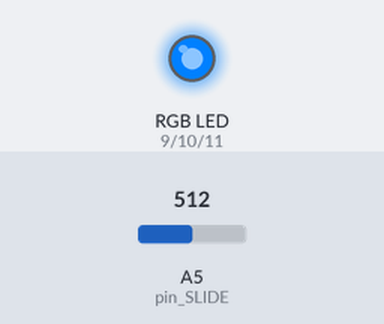
Bench run of a sketch on a simulated Arduino Uno, built with avr-gcc and run on an emulated ATmega328P. On the bench: an RGB LED mixed from three pins (HIGH = lit). Inputs (shaded band) come from the test bench; at power-on: A5 (pin_SLIDE) = 512. What the sketch prints to the serial monitor is not drawn.

Above: at 1.2 s.
1.3 s: A5 (pin_SLIDE) set to 0
At 2.1 s:
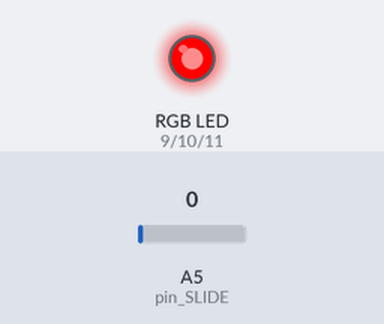
2.8 s: A5 (pin_SLIDE) set to 70
At 3.3 s:
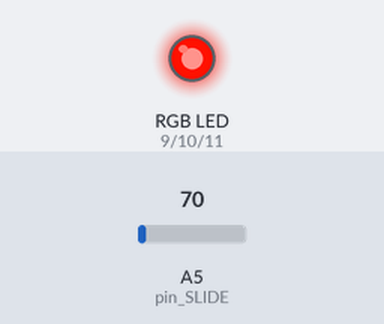
4.3 s: A5 (pin_SLIDE) set to 306
At 5.5 s:
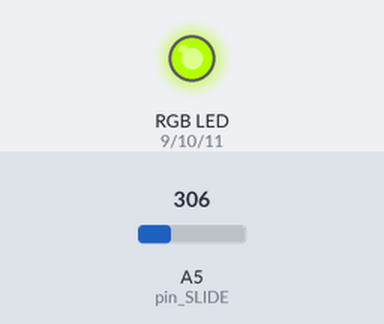
5.8 s: A5 (pin_SLIDE) set to 230
At 6.8 s:
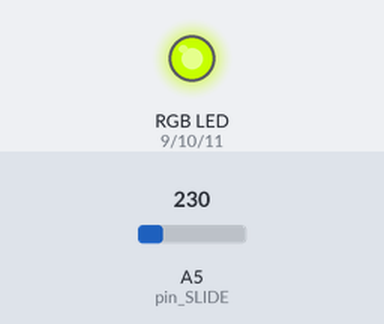
7.3 s: A5 (pin_SLIDE) set to 370
At 7.9 s:
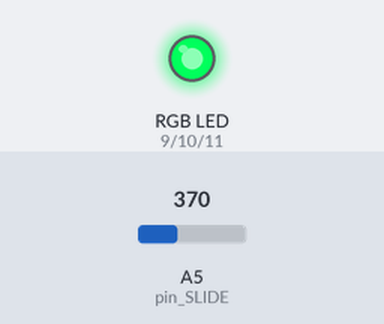
8.8 s: A5 (pin_SLIDE) set to 170
At 10.2 s:
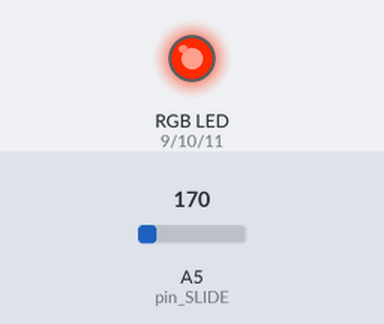
Timing chart, 0 to 11.3 s (numbered marks = the images above; inputs shaded):
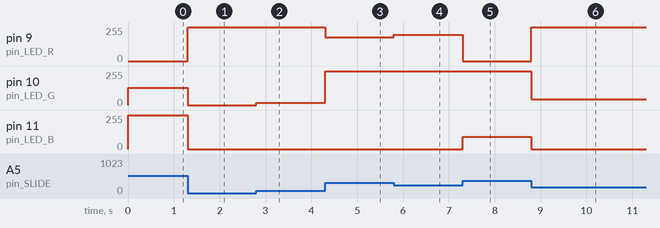

Measured:
- after the input at 1.3 s, pin 9 (pin_LED_R): 0/255 → 255/255 at once; pin 10 (pin_LED_G): 128/255 → 0/255 at once; pin 11 (pin_LED_B): 255/255 → 0/255 at once
- after the input at 2.8 s, pin 10 (pin_LED_G): 0/255 → 17/255 at once
- after the input at 4.3 s, pin 9 (pin_LED_R): 255/255 → 179/255 at once; pin 10 (pin_LED_G): 17/255 → 255/255 at once
- after the input at 5.8 s, pin 9 (pin_LED_R): 179/255 → 198/255 at once
- after the input at 7.3 s, pin 9 (pin_LED_R): 198/255 → 0/255 at once; pin 11 (pin_LED_B): 0/255 → 92/255 at once
- after the input at 8.8 s, pin 9 (pin_LED_R): 0/255 → 255/255 at once; pin 10 (pin_LED_G): 255/255 → 42/255 at once; pin 11 (pin_LED_B): 92/255 → 0/255 at once

The sketch:

9week-Misson3.ino
```cpp
int pin_SLIDE = A5;
int pin_LED_R = 9;
int pin_LED_G = 10;
int pin_LED_B = 11;
void setup() {
  // put your setup code here, to run once:
  Serial.begin(115200);
  pinMode(pin_SLIDE, INPUT);
  pinMode(pin_LED_R, OUTPUT);
  pinMode(pin_LED_G, OUTPUT);
  pinMode(pin_LED_B, OUTPUT);
}

void loop() {
  // put your main code here, to run repeatedly:
  uint16_t ADC_data = 0;
  ADC_data = analogRead(pin_SLIDE);
  uint16_t hue = map(ADC_data, 0, 1023, 0, 360);
  uint16_t brss = map(ADC_data, 0, 1023, 0, 255);
  Serial.print("ADC Data: ");
  Serial.println(hue);
  if ((hue >= 0) && (hue < 60))  //빨강->노랑
  {
    analogWrite(pin_LED_R, 255);
    analogWrite(pin_LED_G, brss);
    analogWrite(pin_LED_B, 0);
  }
  else if ((hue >= 60) && (hue < 120)) //노랑->초록
  {
    analogWrite(pin_LED_R, 255 - brss);
    analogWrite(pin_LED_G, 255);
    analogWrite(pin_LED_B, 0);
  }
  else if ((hue >= 120) && (hue < 180)) // 초록->하늘색
  {
    analogWrite(pin_LED_R, 0);
    analogWrite(pin_LED_G, 255);
    analogWrite(pin_LED_B, brss);
  }
  else if ((hue >= 180) && (hue < 240)) // 하늘->파랑
  {
    analogWrite(pin_LED_R, 0);
    analogWrite(pin_LED_G, 255 - brss);
    analogWrite(pin_LED_B, 255);
  }
  else if ((hue >= 240) && (hue < 300)) // 파랑->보라
  {
    analogWrite(pin_LED_R, brss);
    analogWrite(pin_LED_G, 0);
    analogWrite(pin_LED_B, 255);
  }
  else if ((hue >= 300) && (hue <= 360)) // 보라->빨강
  {
    analogWrite(pin_LED_R, 255);
    analogWrite(pin_LED_G, 0);
    analogWrite(pin_LED_B, 255 - brss);
  }
}
```
